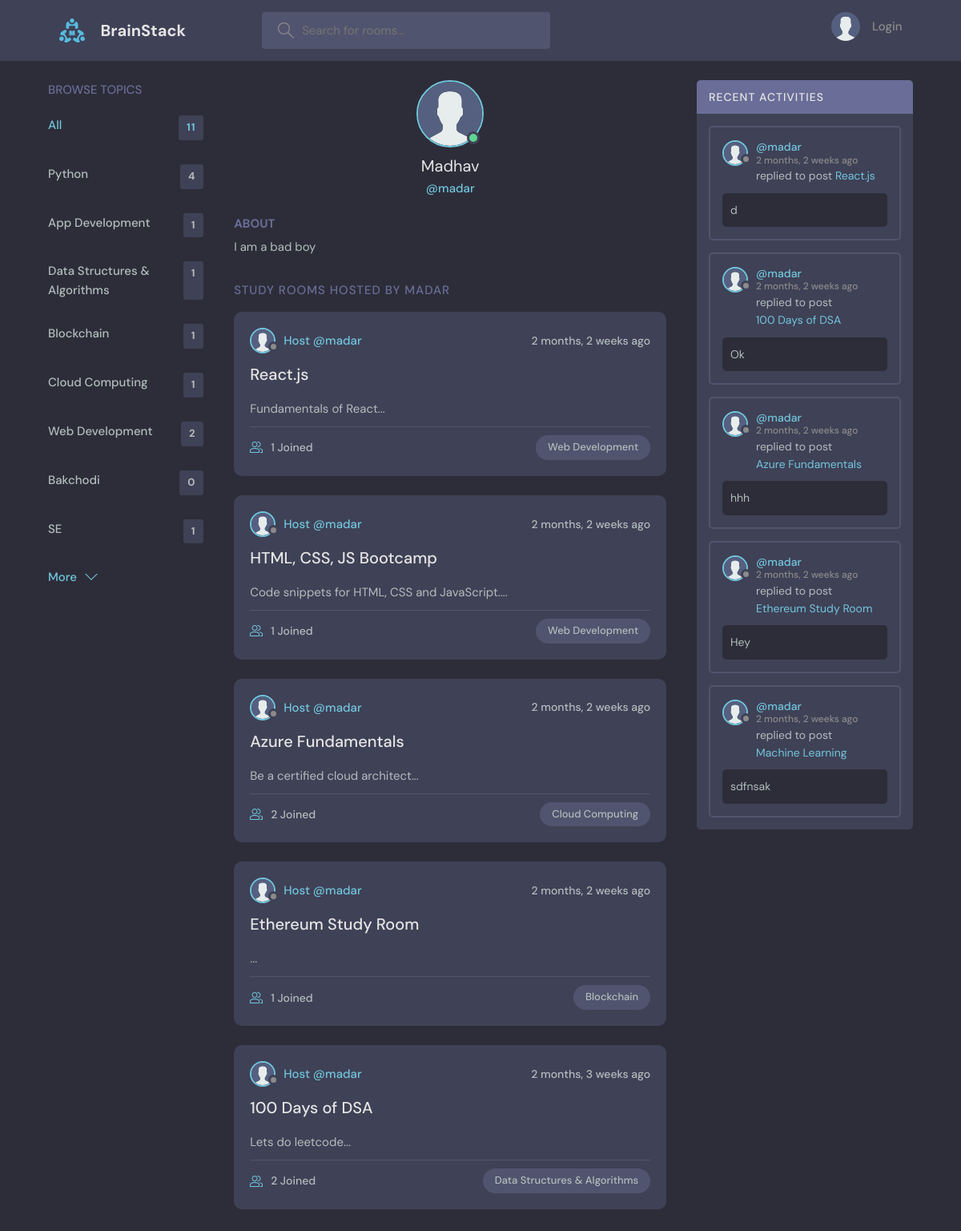
The page /profile/4/ on the database its author committed.
### base/models.py (models this page shows, shortened)
class Topic(models.Model):
    name = models.CharField(max_length=150)

class User(AbstractUser):
    name = models.CharField(max_length=200, null=True)
    username = models.CharField(max_length=150, unique=True)
    email = models.EmailField(unique=True, null=True)
    bio = models.TextField(null=True)
    avatar = models.ImageField(null=True, default="avatar.svg")
    USERNAME_FIELD = 'username'
    REQUIRED_FIELDS = []

class Room(models.Model):
    host = models.ForeignKey(User, on_delete = models.SET_NULL, null = True)
    topic = models.ForeignKey(Topic, on_delete = models.SET_NULL, null=True)
    name = models.CharField(max_length=200)
    description = models.TextField(null=True, blank=True)
    participants = models.ManyToManyField(User, related_name='participants', blank=True) #as User is already connected to host, so we add a related_name to connect User to participant
    updated = models.DateTimeField(auto_now=True)
    created = models.DateTimeField(auto_now_add=True)
    def __str__(self):
        return self.name
    class Meta:
        ordering = ['-created', '-updated'] # -created for reverse ordering else it will be in ascending order

class Message(models.Model):
    user = models.ForeignKey(User, on_delete = models.CASCADE)
    room = models.ForeignKey(Room, on_delete = models.CASCADE)  #models.CASCADE deletes the messages upon deletion of the Room
    body = models.TextField()
    updated = models.DateTimeField(auto_now=True)
    created = models.DateTimeField(auto_now_add=True)
    liked = models.ManyToManyField(User, default=True, blank=True, related_name='liked')
    def __str__(self):
        return self.body[0:50]
    class Meta:
        ordering = ['-created', '-updated']

### base/views.py (the view)
# urls.py: path('profile/<str:pk>/', views.user_profile, name="user-profile"),
def user_profile(request, pk):
    user = User.objects.get(id=pk)
    rooms = user.room_set.all()
    room_messages = user.message_set.all()[0:5]
    topics = Topic.objects.all()
    total_rooms = Room.objects.all().count()
    context = {
        'user': user,
        'rooms' : rooms,
        'room_messages' : room_messages,
        'topics' : topics,
        'total_rooms' : total_rooms
    }
    return render(request, 'base/profile.html', context)

### base/templates/base/profile.html (shortened to what this page needs)
{% extends 'main.html' %}
{% block content %}
  <main class="profile-page layout layout--3">
    <div class="container">
      {% include 'base/topics_component.html' %}
      <div class="roomList">
        <div class="profile">
          <div class="profile__avatar">
            <div class="avatar avatar--large active">
              <img src="{{user.avatar.url}}" />
            </div>
          </div>
          <div class="profile__info">
            <h3>{{ user.name }}</h3>
            <p>@{{user.username}}</p>
          </div>
          <div class="profile__about">
            <h3>About</h3>
            <p>
              {{user.bio}}
            </p>
          </div>
        </div>
        <div class="roomList__header">
          <div>
            <h2>Study Rooms Hosted by {{ user.username }}</a>
            </h2>
          </div>
        </div>
        <div>
          <div class="hide-scrollbar" style="overflow: scroll; height: 80vh;">
            {% include 'base/feed_component.html' %}
          </div>
        </div>
      </div>
      {% include 'base/activity_component.html' %}
    </div>
  </main>
{% endblock content %}

### base/templates/base/topics_component.html
<div class="topics">
    <div class="topics__header">
    <h2>Browse Topics</h2>
    </div>
    <ul class="topics__list">
    <li>
        <a href="{% url 'home' %}" class="active">All <span>{{ total_rooms }}</span></a>
    </li>
    {% for topic in topics %}
    <li>
        <a href="{% url 'home' %}?q={{ topic.name }}">{{ topic.name }}<span>{{ topic.room_set.all.count }}</span></a>
    </li>
    {% endfor %}
    </ul>
    <a class="btn btn--link" href="{% url 'topics' %}">
    More
    <svg version="1.1" xmlns="http://www.w3.org/2000/svg" width="32" height="32" viewBox="0 0 32 32">
        <title>chevron-down</title>
        <path d="M16 21l-13-13h-3l16 16 16-16h-3l-13 13z"></path>
    </svg>
    </a>
</div>

### base/templates/base/feed_component.html (shortened to what this page needs)
    {% for room in rooms %}
        <div class="roomListRoom">
            <div class="roomListRoom__header">
                <a href="{% url 'user-profile' room.host.id %}" class="roomListRoom__author">
                <div class="avatar avatar--small">
                    <img src="{{room.host.avatar.url}}" />
                </div>
                <span>Host @{{ room.host.username }}</span>
                </a>
                <div class="roomListRoom__actions">
                <span>{{ room.created|timesince }} ago</span>
                </div>
            </div>
            <div class="roomListRoom__content">
                <a href="{% url 'room' room.id %}">{{ room.name }}</a>
                <p>
                {{ room.description|truncatechars:200 }}...
                </p>
            </div>
            <div class="roomListRoom__meta">
                <a href="{% url 'room' room.id %}" class="roomListRoom__joined">
                {{ room.participants.all.count }} Joined
                </a>
                <p class="roomListRoom__topic">{{ room.topic.name }}</p>
            </div>
        </div>
    {% endfor %}

### base/templates/base/activity_component.html (shortened to what this page needs)
<div class="activities">
    <div class="activities__header">
    <h2>Recent Activities</h2>
    </div>
    {% for message in room_messages %}
        <div class="activities__box">
        <div class="activities__boxHeader roomListRoom__header">
            <a href="{% url 'user-profile' message.user.id %}" class="roomListRoom__author">
            <div class="avatar avatar--small">
                <img src="{{ message.user.avatar.url }}" />
            </div>
            <p>
                @{{message.user.username}}
                <span>{{ message.created|timesince}} ago</span>
            </p>
            </a>
        </div>
        <div class="activities__boxContent">
            <p>replied to post <a href="{% url 'room' message.room.id %}">{{ message.room }}</a></p>
            <div class="activities__boxRoomContent">
                {{ message }}
            </div>
        </div>
        </div>
    {% endfor %}
</div>

### base/templates/base/profile.html (style rules this page uses)
.hide-scrollbar { -ms-overflow-style: none; scrollbar-width: none; }

### rows shown on the page
Topic: name "Python", room_set.all.count "4"
Topic: name "App Development", room_set.all.count "1"
Topic: name "Data Structures & Algorithms", room_set.all.count "1"
Topic: name "Blockchain", room_set.all.count "1"
Topic: name "Cloud Computing", room_set.all.count "1"
Topic: name "Web Development", room_set.all.count "2"
Topic: name "Bakchodi", room_set.all.count "0"
Topic: name "SE", room_set.all.count "1"
User: avatar (placeholder picture), name "Madhav", username "madar", bio "I am a bad boy", username "MADAR"
Room: host.avatar (placeholder picture), host.username "madar", created "2 months, 2 weeks", name "React.js", description "Fundamentals of React", participants.all.count "1", topic.name "Web Development"
Room: host.avatar (placeholder picture), host.username "madar", created "2 months, 2 weeks", name "HTML, CSS, JS Bootcamp", description "Code snippets for HTML, CSS and JavaScript.", participants.all.count "1", topic.name "Web Development"
Room: host.avatar (placeholder picture), host.username "madar", created "2 months, 2 weeks", name "Azure Fundamentals", description "Be a certified cloud architect", participants.all.count "2", topic.name "Cloud Computing"
Room: host.avatar (placeholder picture), host.username "madar", created "2 months, 2 weeks", name "Ethereum Study Room", participants.all.count "1", topic.name "Blockchain"
Room: host.avatar (placeholder picture), host.username "madar", created "2 months, 3 weeks", name "100 Days of DSA", description "Lets do leetcode", participants.all.count "2", topic.name "Data Structures & Algorithms"
Message: user.avatar (placeholder picture), user.username "madar", created "2 months, 2 weeks", room "React.js", body "d"
Message: user.avatar (placeholder picture), user.username "madar", created "2 months, 2 weeks", room "100 Days of DSA", body "Ok"
Message: user.avatar (placeholder picture), user.username "madar", created "2 months, 2 weeks", room "Azure Fundamentals", body "hhh"
Message: user.avatar (placeholder picture), user.username "madar", created "2 months, 2 weeks", room "Ethereum Study Room", body "Hey"
Message: user.avatar (placeholder picture), user.username "madar", created "2 months, 2 weeks", room "Machine Learning", body "sdfnsak"

### other values the page prints
{{ total_rooms }} "11"
